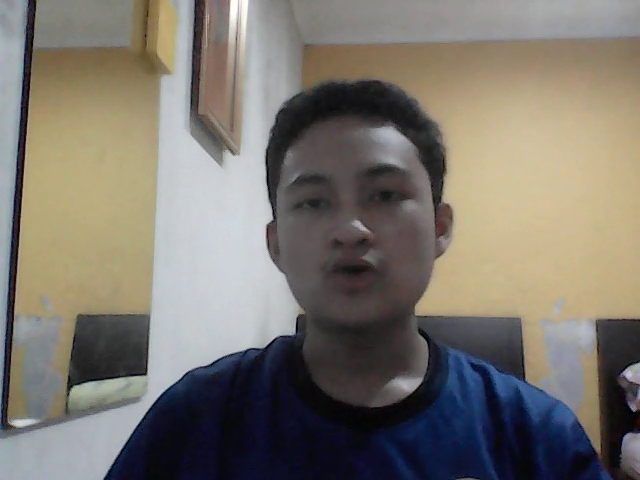
#> input picture frame 14 of video/Philli/WIN_20200923_18_41_21_Pro.mp4, 640 x 480 px, given in place of the camera
$ jupyter execute --allow-errors Collect_Data.ipynb   (text cells are left out)
#> lines starting #> are read from the running program, lines starting #| are printed output that depends on the picture; pictures that were not available may be replaced by others from this repository, and a replacement may not be noted
[cell 1]
import os
import cv2

# Fungsi untuk mengambil gambar wajah dan menyimpannya ke dalam folder Dataset
def capture_faces():
    # Membuat folder dataset\Phillia jika belum ada
    dataset_folder = 'dataset\Phillia'
    if not os.path.exists(dataset_folder):
        os.makedirs(dataset_folder)

    # Menggunakan kamera laptop (index 0)
    cap = cv2.VideoCapture(0)

    # Memastikan kamera terbuka
    if not cap.isOpened():
        print("Error: Unable to open camera.")
        return

    # Membuat detektor wajah
    face_cascade = cv2.CascadeClassifier(cv2.data.haarcascades + 'haarcascade_frontalface_default.xml')

    # Penghitung untuk nama file gambar
    count = 0

    while True:
        # Membaca frame dari kamera
        ret, frame = cap.read()
#> frame is the input picture: shape (480, 640, 3); mean B, G, R 110.2, 118.3, 123.2

        if not ret:
            print("Error: Unable to read frame.")
            break

        # Mendeteksi wajah dalam frame
        faces = face_cascade.detectMultiScale(frame, scaleFactor=1.3, minNeighbors=5, minSize=(30, 30))
#> faces = [[257, 127, 187, 187]]

        # Jika wajah terdeteksi
        if len(faces) > 0:
            for (x, y, w, h) in faces:
                # Mengambil gambar wajah dengan ukuran 250x250
                face_img = frame[y:y+h, x:x+w]
                face_img = cv2.resize(face_img, (250, 250))

                # Menyimpan gambar wajah ke dalam folder dataset\Phillia
                file_path = os.path.join(dataset_folder, f'face_{count}.jpg')
                cv2.imwrite(file_path, face_img)

                print(f"Captured face {count + 1} saved at:", file_path)

                count += 1
#> this loop made 1 pass
#> (x, y, w, h, count) on pass 1: (257, 127, 187, 187, 1)
#| Captured face 1 saved at: dataset\Phillia/face_0.jpg
#> pass 1, in capture_faces, `face_img = frame[y:y+h, x:x+w]`:
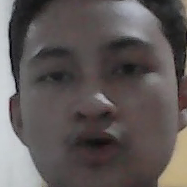
#> face_img: shape (187, 187, 3); mean B, G, R 86.6, 87.7, 94.1
#> after the loop, count = 1

        # Menampilkan frame dari kamera
        cv2.imshow('Camera', frame)

        # Jika tombol 'q' ditekan, keluar dari loop
        if cv2.waitKey(1) & 0xFF == ord('q'):
#> (key q is pressed here)
#> the answer given: 3
            break

    # Menutup kamera dan jendela OpenCV
    cap.release()
    cv2.destroyAllWindows()

# Memanggil fungsi untuk mengambil gambar wajah dan menyimpannya ke dalam folder Dataset
capture_faces()

[cell 2]
import cv2

def capture_frames(video_path, output_folder, num_frames):
    # Buka video
#> called with num_frames = 3
    cap = cv2.VideoCapture(video_path)

    # Periksa apakah video berhasil dibuka
    if not cap.isOpened():
        print("Error: Video tidak dapat dibuka")
        return

    # Hitung jumlah frame dalam video
    total_frames = int(cap.get(cv2.CAP_PROP_FRAME_COUNT))
#> total_frames = 148

    # Tentukan interval untuk menangkap frame
    frame_interval = total_frames // num_frames
#> frame_interval = 49

    # Baca dan simpan frame sesuai dengan interval yang ditentukan
    for i in range(0, total_frames, frame_interval):
        # Pindah ke frame ke-i
        cap.set(cv2.CAP_PROP_POS_FRAMES, i)

        # Baca frame
        ret, frame = cap.read()

        # Periksa apakah bacaan frame berhasil
        if not ret:
            print("Error: Gagal membaca frame")
            break

        # Simpan frame
        cv2.imwrite(f"{output_folder}/frame_{i}.jpg", frame)
#> this loop made 4 passes
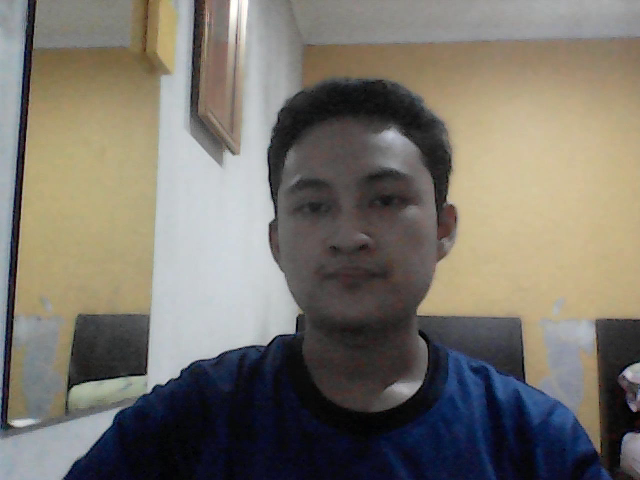
#> input picture frame 0 of video/Philli/WIN_20200923_18_41_21_Pro.mp4, 640 x 480 px, given in place of WIN_20240402_18_34_28_Pro.mp4, which was not available
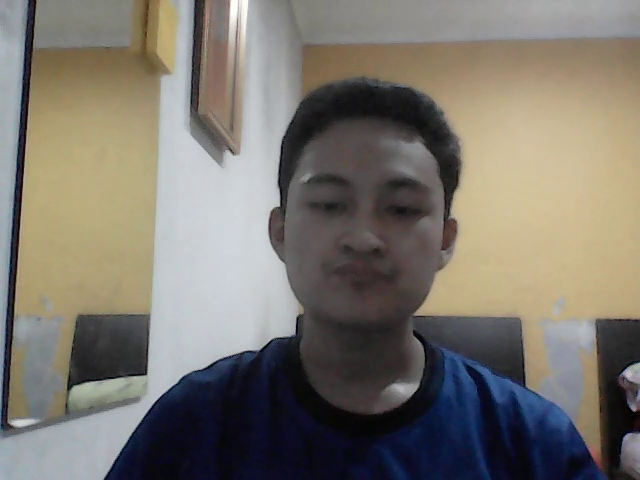
#> input picture frame 49 of video/Philli/WIN_20200923_18_41_21_Pro.mp4, 640 x 480 px, given in place of WIN_20240402_18_34_28_Pro.mp4, which was not available
#> pass 3, in capture_frames, `ret, frame = cap.read()`:
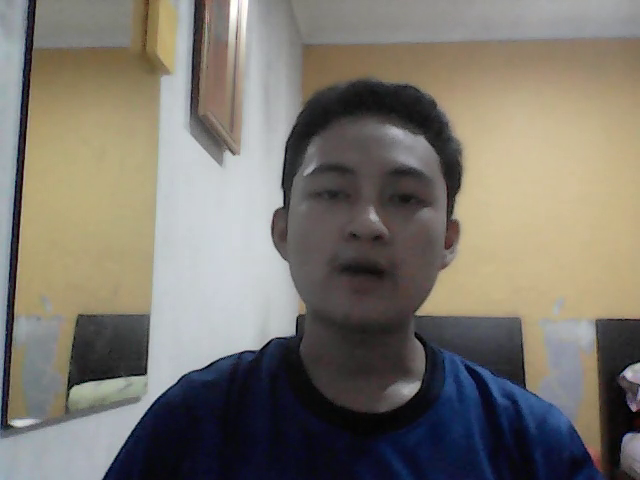
#> frame: shape (480, 640, 3); mean B, G, R 109.9, 118.1, 122.8

    # Tutup video
    cap.release()
    cv2.destroyAllWindows()

def main():
    # Path video input
    video_path = "D:\\Project_Face_Recognition 2\\video\\Tirtayuda\\WIN_20240402_18_34_28_Pro.mp4"

    # Folder output untuk menyimpan frame
    output_folder = "D:\\Project_Face_Recognition\\dataset\\Tirtayuda"

    # Jumlah frame yang ingin ditangkap
    num_frames = int(input("Masukkan jumlah frame yang ingin ditangkap: "))

    # Tangkap frame
    capture_frames(video_path, output_folder, num_frames)

if __name__ == "__main__":
    main()

$ run again, starting later in the video
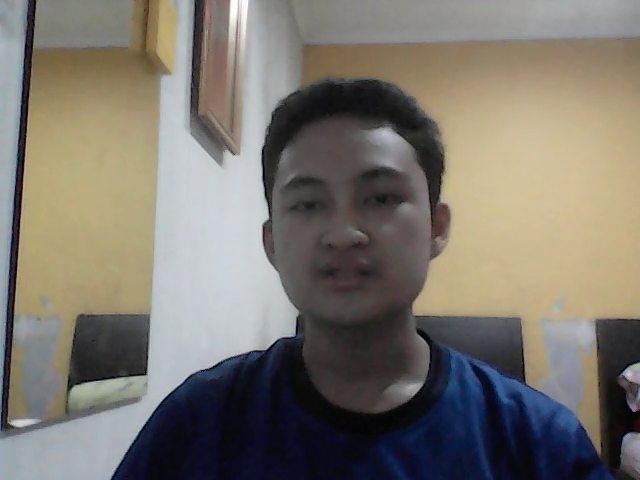
#> input picture frame 66 of video/Philli/WIN_20200923_18_41_21_Pro.mp4, 640 x 480 px, given in place of the camera
#> in capture_faces, frame is the input picture: shape (480, 640, 3); mean B, G, R 109.7, 118.1, 123
#> faces = [[255, 131, 184, 184]]
#> the loop in capture_faces, `for (x, y, w, h) in faces:` made 1 pass
#> (x, y, w, h, count) on pass 1: (255, 131, 184, 184, 1)
#> (printed output is left out)
#> pass 1, in capture_faces, `face_img = frame[y:y+h, x:x+w]`:
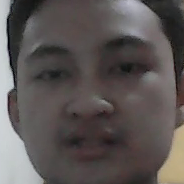
#> face_img: shape (184, 184, 3); mean B, G, R 84.4, 85.9, 91.8
#> after the loop in capture_faces, `for (x, y, w, h) in faces:`: count = 1
#> total_frames = 148
#> frame_interval = 49
#> the loop in capture_frames, `for i in range(0, total_frames, frame_interval):` made 4 passes
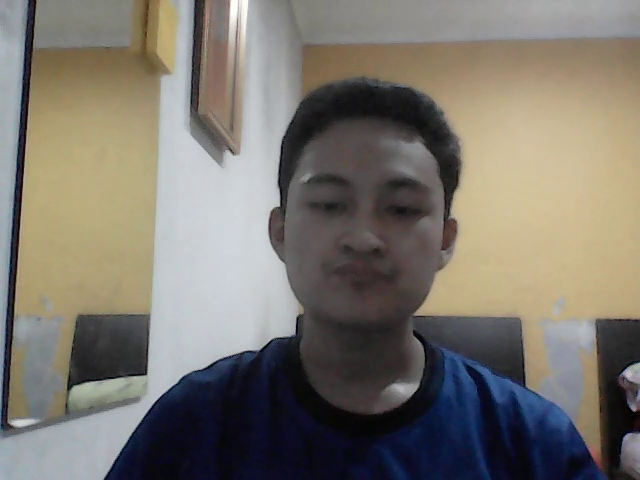
#> input picture frame 49 of video/Philli/WIN_20200923_18_41_21_Pro.mp4, 640 x 480 px, given in place of WIN_20240402_18_34_28_Pro.mp4, which was not available

$ run again, starting later in the video
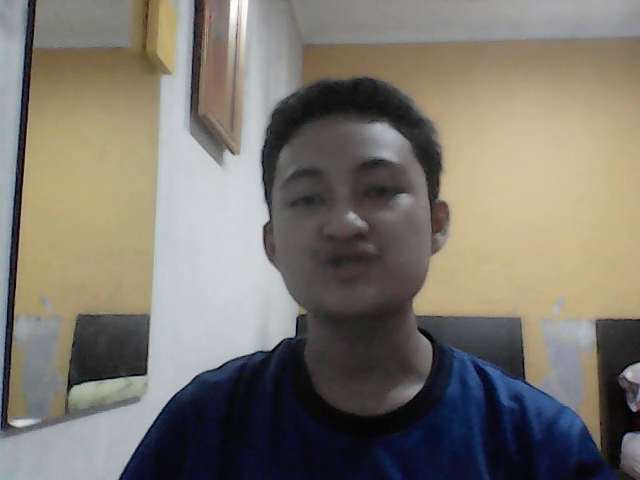
#> input picture frame 118 of video/Philli/WIN_20200923_18_41_21_Pro.mp4, 640 x 480 px, given in place of the camera
#> in capture_faces, frame is the input picture: shape (480, 640, 3); mean B, G, R 110.5, 119, 124
#> faces = [[260, 127, 176, 176]]
#> the loop in capture_faces, `for (x, y, w, h) in faces:` made 1 pass
#> (x, y, w, h, count) on pass 1: (260, 127, 176, 176, 1)
#> (printed output is left out)
#> pass 1, in capture_faces, `face_img = frame[y:y+h, x:x+w]`:
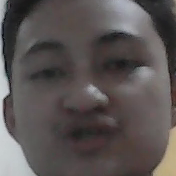
#> face_img: shape (176, 176, 3); mean B, G, R 82.6, 83.6, 89.6
#> after the loop in capture_faces, `for (x, y, w, h) in faces:`: count = 1
#> total_frames = 148
#> frame_interval = 49
#> the loop in capture_frames, `for i in range(0, total_frames, frame_interval):` made 4 passes
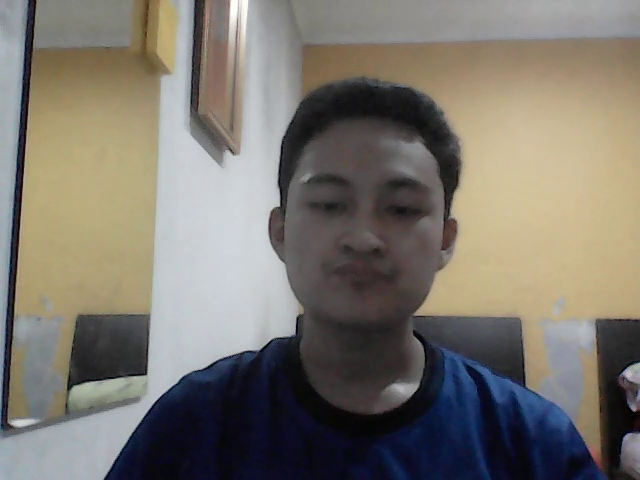
#> input picture frame 49 of video/Philli/WIN_20200923_18_41_21_Pro.mp4, 640 x 480 px, given in place of WIN_20240402_18_34_28_Pro.mp4, which was not available
